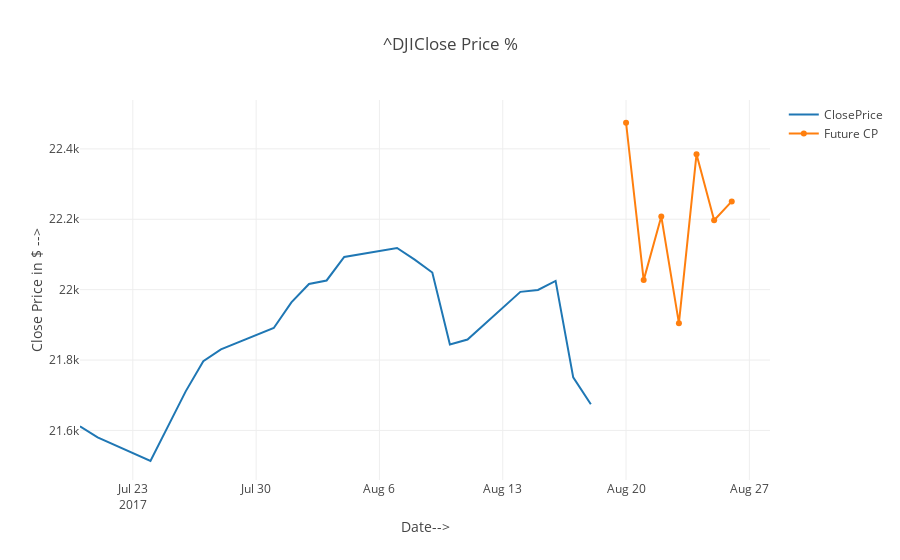

Notebook cell for this chart:
### Code cell
stocknames=["^DJI"]
today = DT.date.today()  
start = today -  DT.timedelta(days=30)
end =  time.strftime("%Y-%m-%d")
week =[]
for i in range(1,8):
    weeks = today + DT.timedelta(days=i)
    week.append(weeks.strftime("%Y-%m-%d"))
for i in stocknames:
    print(i)
    df = datadownload1(start,end,i)
    clf = joblib.load('predictedClosePrice2.pkl')
    iplot({"data": [Scatter(x=df.index, y=df['Close'],name=str('ClosePrice')),
                Scatter(x=week, y=clf,name=str('Future CP'))],
       "layout": Layout(title=str(i)+"Close Price % ",
                         yaxis=dict(title='Close Price in $ -->  '),
                         xaxis=dict(title='Date--> '))
           })

### Figure 1 — Plotly figure (JSON) as saved in the notebook; plotly's stock layout.template omitted (floating-point values rounded to 4 significant figures)
{"data": [{"name": "ClosePrice", "type": "scatter", "x": ["2017-07-20", "2017-07-21", "2017-07-24", "2017-07-25", "2017-07-26", "2017-07-27", "2017-07-28", "2017-07-31", "2017-08-01", "2017-08-02", "2017-08-03", "2017-08-04", "2017-08-07", "2017-08-08", "2017-08-09", "2017-08-10", "2017-08-11", "2017-08-14", "2017-08-15", "2017-08-16", "2017-08-17", "2017-08-18"], "y": [21610.0, 21580.0, 21510.0, 21610.0, 21710.0, 21800.0, 21830.0, 21890.0, 21960.0, 22020.0, 22030.0, 22090.0, 22120.0, 22090.0, 22050.0, 21840.0, 21860.0, 21990.0, 22000.0, 22020.0, 21750.0, 21670.0]}, {"name": "Future CP", "type": "scatter", "x": ["2017-08-20", "2017-08-21", "2017-08-22", "2017-08-23", "2017-08-24", "2017-08-25", "2017-08-26"], "y": [22470.0, 22030.0, 22210.0, 21900.0, 22380.0, 22200.0, 22250.0]}], "layout": {"title": "^DJIClose Price % ", "xaxis": {"title": "Date--> "}, "yaxis": {"title": "Close Price in $ -->  "}}}
